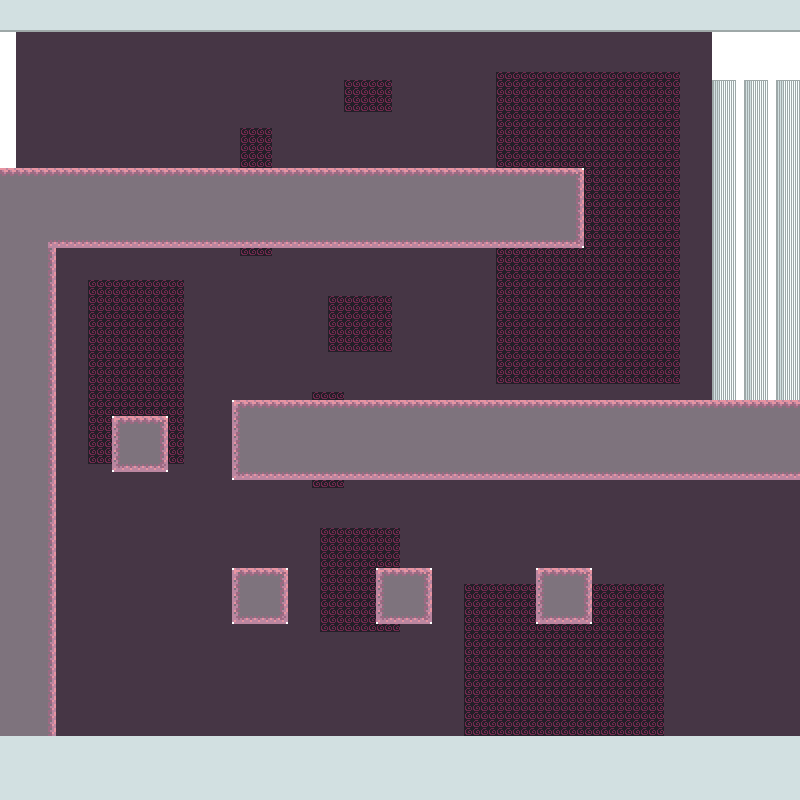

Rendered tile map (Tiled .tmx) drawn with the repository's tilesets; below, a short description and the map source with its tile grids summarised:
An orthogonal 100x100 tile map with 8x8 px tiles, 3 tile layers (BG, collision, ground), 2 tilesets and 10 objects (4x CRAWLER, 2x ENTRANCE, 2x BOUNCER, 2x FLOATER).

<map version="1.4" tiledversion="1.4.2" orientation="orthogonal" renderorder="right-down" width="100" height="100" tilewidth="8" tileheight="8" infinite="0" nextlayerid="5" nextobjectid="11">
 <tileset firstgid="1" source="Tilesets/coll8x8.tsx" />
 <tileset firstgid="17" source="Tilesets/Forest/forestTSet.tsx" />
 <layer id="4" name="BG" width="100" height="100">
  <data>[10000 cells, 10000 non-empty, 2 distinct tile ids]</data>
 </layer>
 <layer id="1" name="collision" width="100" height="100">
  <data>[10000 cells, 3803 non-empty, 1 distinct tile ids]</data>
 </layer>
 <layer id="2" name="ground" width="100" height="100" opacity="0.7">
  <data>[10000 cells, 3623 non-empty, 17 distinct tile ids]</data>
 </layer>
 <objectgroup id="3" name="Objects">
  <object id="1" name="Entrance" type="ENTRANCE" x="16" y="32" width="31" height="136">
   <properties>
    <property name="entrId" type="int" value="0" />
   </properties>
  </object>
  <object id="2" name="Slime1" type="BOUNCER" x="472" y="128" width="32" height="32" />
  <object id="3" name="Slime2" type="BOUNCER" x="312" y="360" width="32" height="32" />
  <object id="4" name="Floater1" type="FLOATER" x="120" y="320" width="32" height="32" />
  <object id="5" name="Floater2" type="FLOATER" x="584" y="328" width="32" height="32" />
  <object id="6" name="Crawler1" type="CRAWLER" x="128" y="368" width="32" height="32" />
  <object id="7" name="Crawler2" type="CRAWLER" x="248" y="528" width="32" height="32" />
  <object id="8" name="Crawler3" type="CRAWLER" x="392" y="520" width="32" height="32" />
  <object id="9" name="Crawler4" type="CRAWLER" x="544" y="520" width="32" height="32" />
  <object id="10" name="Entrance" type="ENTRANCE" x="768" y="480" width="31" height="256">
   <properties>
    <property name="entrId" type="int" value="1" />
   </properties>
  </object>
 </objectgroup>
</map>
